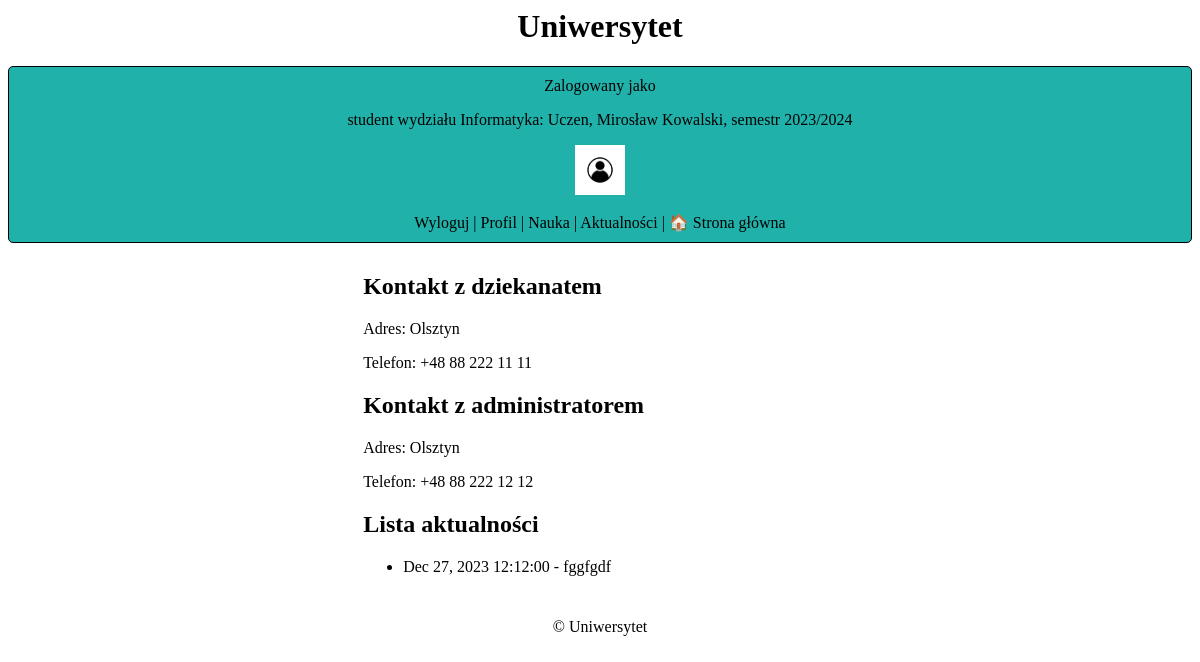
The page /news/ (signed in) on the database as committed earlier.
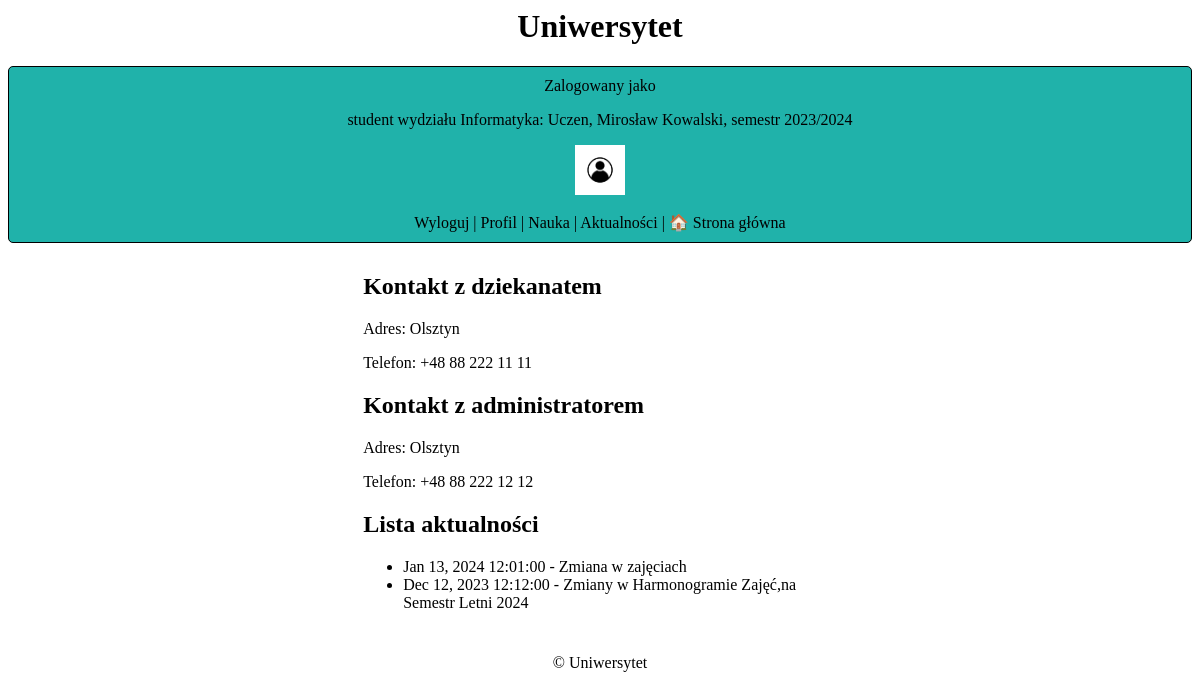
The same page on the database as committed later.
### uczelnia/models.py (models this page shows, shortened)
class News(models.Model):
    title = models.CharField(max_length=200)
    date = models.DateTimeField()
    body = models.TextField()

### uczelnia/views.py (the view)
# urls.py: path('news/', NewsListView.as_view(), name='news_list'),
class NewsListView(ListView):
    model = News
    template_name = 'news_list.html'
    context_object_name = 'news'  # Nazwa zmiennej kontekstowej, pod którą lista obiektów będzie dostępna w szablonei

### uczelnia/models.py (called while the page is built)
    def __str__(self):
        return self.name

### uczelnia/templates/news_list.html (shortened to what this page needs)
{% extends 'base.html' %}
{% block content %}
<h2>Kontakt z dziekanatem</h2>
<p>Adres: Olsztyn</p>
<p>Telefon: +48 88 222 11 11</p>
<h2>Kontakt z administratorem</h2>
<p>Adres: Olsztyn</p>
<p>Telefon: +48 88 222 12 12</p>
  <h2>Lista aktualności</h2>
  <ul>
    {% for n in news %}
      <li><a href="{% url 'news_details' pk=n.pk %}">{{n.date|date:"M d, Y h:m:s" }} - {{ n.title }}</a></li>
    {% endfor %}
  </ul>
{% endblock %}

Rows that differ between the two databases and show on the page:
removed News: date "Dec 27, 2023 12:12:00", title "fggfgdf"
added News: date "Jan 13, 2024 12:01:00", title "Zmiana w zajęciach"
added News: date "Dec 12, 2023 12:12:00", title "Zmiany w Harmonogramie Zajęć,na Semestr Letni 2024"
